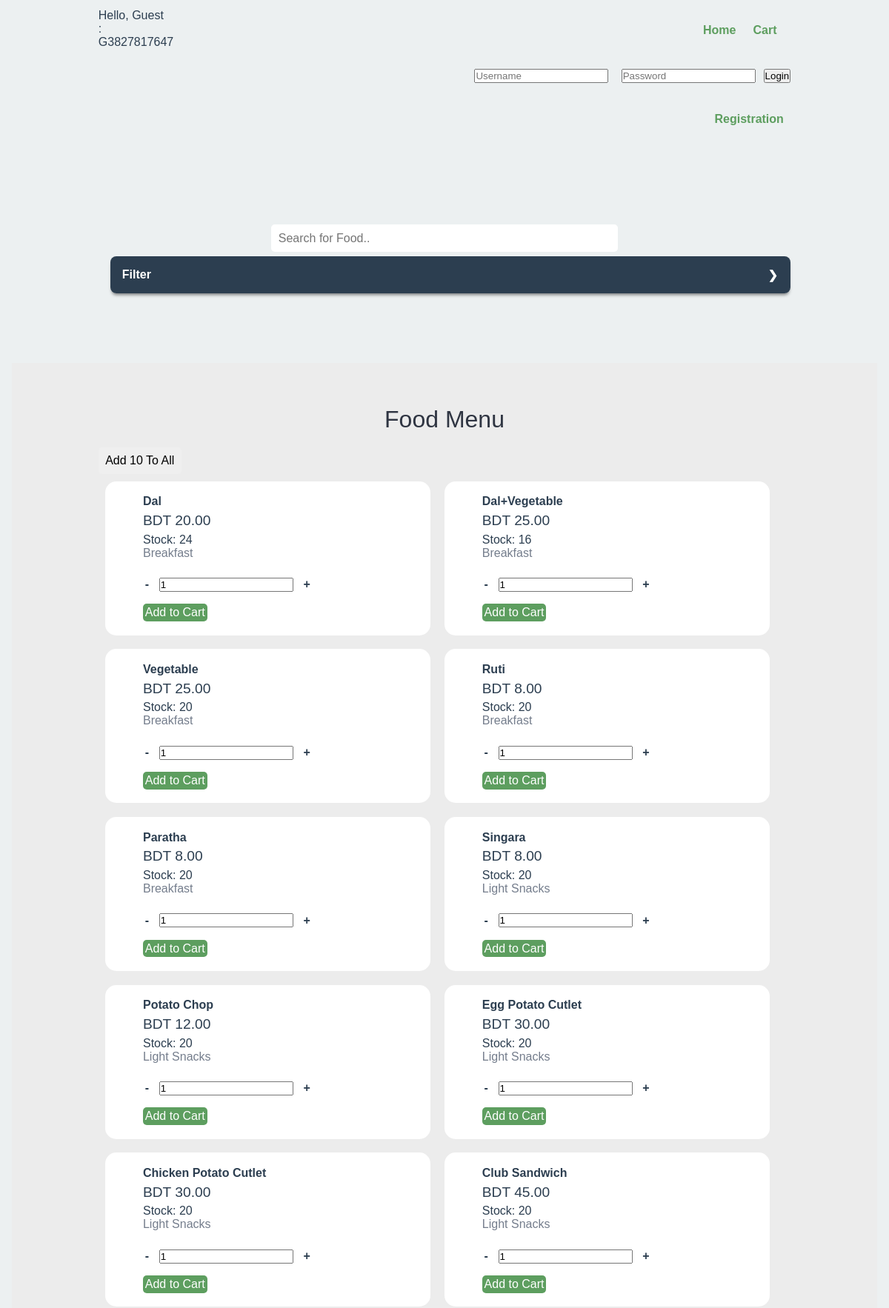
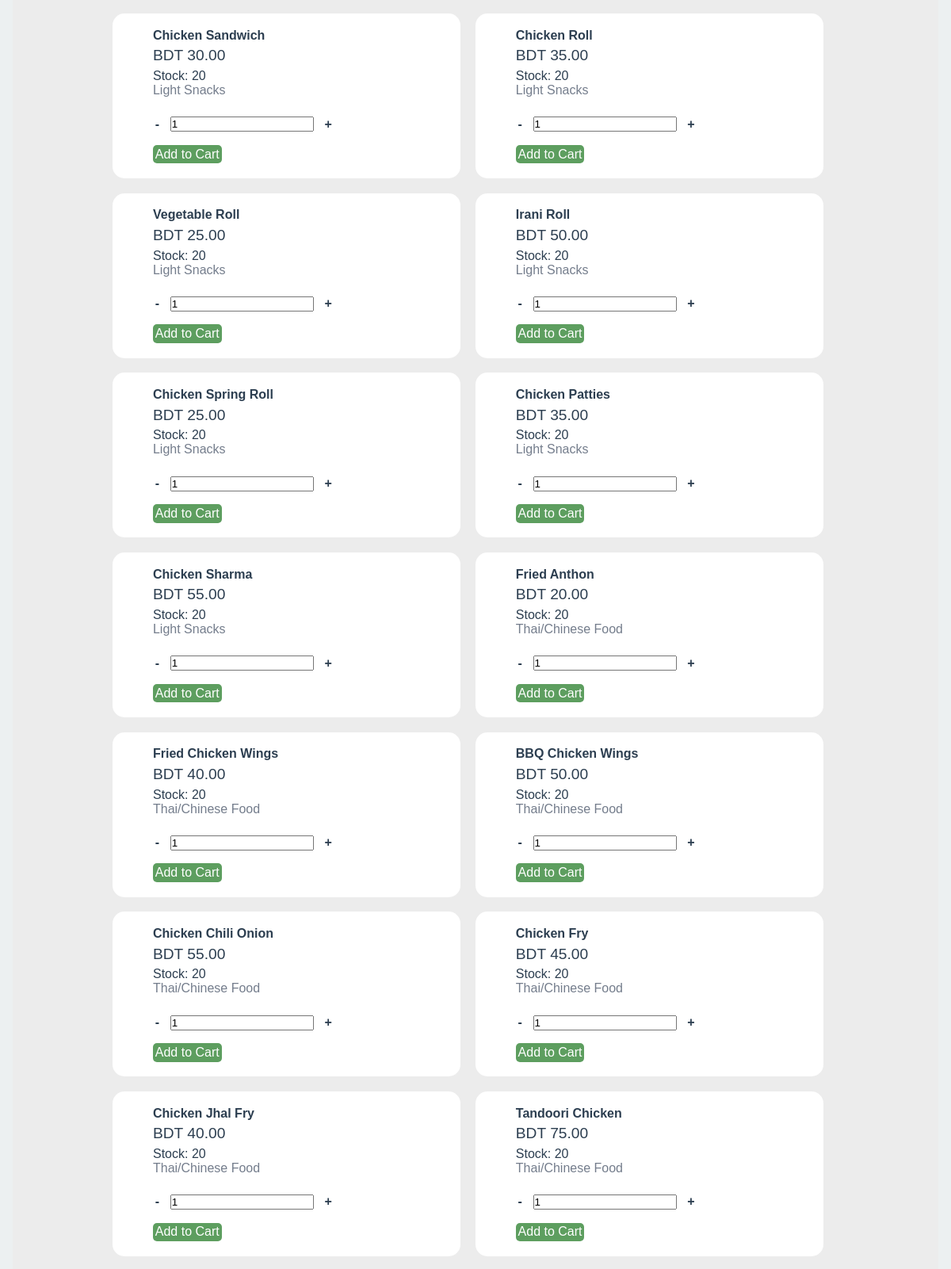
The page / (upper part) on the database its author committed (2 pictures, top to bottom).
### tables this page shows
CREATE TABLE `food_items` (
  `id` int(11) NOT NULL,
  `name` varchar(30) NOT NULL,
  `price` int(11) NOT NULL,
  `stock` int(11) DEFAULT NULL,
  `food_type_id` int(11) DEFAULT NULL
);

### config/constants.php (called while the page is built, shortened)
<?php
    $conn = mysqli_connect(LOCALHOST, DB_USERNAME, DB_PASSWORD) or die(mysqli_error());
    $food_type = retFoodTypes($conn);
function retFoodTypes($conn){
    $sql = "SELECT food_type from food_type";
    $res = mysqli_query($conn, $sql);
    $count = mysqli_num_rows($res);
    $arr = array();
    if($count>0)
    {
        while($row=mysqli_fetch_assoc($res))
        {
            array_push($arr,$row['food_type']);
        }
    }
    return $arr;
}
function masterFoodQuery($conn,$dietArr=array(),$budget=null,$search=null,$categoryFilter=null,$sort=null){
    $dietFlag = !empty($dietArr);
    $budgetFlag = !is_null($budget);
    $searchFlag =!is_null($search);
    $categoryFlag =!is_null($categoryFilter);
    $prevFlag = false;
    $retString = "SELECT * FROM food_items WHERE ";
    if($dietFlag||$budgetFlag||$searchFlag||$categoryFlag){
        if($dietFlag){
            $retString .= makeDietFilter($conn,$dietArr);
            $prevFlag = true;
        }
        if($prevFlag){
            $retString.=" and ";
            $prevFlag = false;
        }
        if($budgetFlag){
            $retString.=" food_items.price<=(";
            $retString.=budgetCalc($budget);
            $retString.=")";
            $prevFlag = true;
        }
        if($prevFlag){
            $retString.=" and ";
            $prevFlag = false;
        }
        if($searchFlag){
            $retString.="food_items.name like '%$search%'";
            $prevFlag = true;
        }
        if($prevFlag){
            $retString.=" and ";
            $prevFlag = false;
        }
        if($categoryFlag){
            $retString.="food_items.food_type_id=$categoryFilter";
        }
        if(andIsLast($retString)==0){
            $retString = preg_replace('/\W\w+\s*(\W*)$/', '$1', $retString);
        }
    }else{
        $retString.="1";
    }
    $retString .= sortQuery($sort);
    return $retString;
}
function sortQuery($sort){
    $str ="";
    switch($sort){
        default:
            $str = "";
    }
    return $str;
}
?>

### index.php (the view, shortened to what this page needs)
    <?php include('partials-front/menu.php');
    ?>
    <section class="food-search text-center">
        <div class="container">
                <input id=search type="search" name="search" placeholder="Search for Food.." onchange="renderFilter()">
                <br>
<div class="row">
  <div class="col">
    <div class="tabs">
      <div class="tab">
        <label class="tab-label" for="chck1">
          <?php
          if($_SESSION['type_id']!=5){
            echo "Preferences";
          }else{
            echo "Filter";
          }
          ?></label>
      </div>
    </div>
  </div>
        </div>
    </section>
    <section class="food-menu">
        <div class="container">
            <h2 class="text-center">Food Menu</h2>
            <button class='btn' onclick='addStock(10)'>Add 10 To All</button>
<div id=ajax-clear>
            <?php
                $sql = masterFoodQuery($conn);
                $res=mysqli_query($conn, $sql);
                $count = mysqli_num_rows($res);
                if($count>0)
                {
                    while($row=mysqli_fetch_assoc($res))
                    {
                        $id = $row['id'];
                        $name = $row['name'];
                        $category = $food_type[$row['food_type_id']-1];
                        $price = $row['price'];
                        $stock = $row['stock'];
                        ?>
                        <div class="food-menu-box">
                            <div class="food-menu-desc">
                                <h4><?php echo $name; ?></h4>
                                <p class="food-price">BDT <?php echo $price; ?>.00</p>
                                <?php if($_SESSION['type_id']!=4){?>
                                <p>Stock: <?php echo $stock;?></p>
                                  <?php }?>
                                <p class="food-detail">
                                    <?php echo $category; ?>
                                </p>
                                <br>
                                <div class="d-flex jusctify-content-center col-md-12">
                                    <div class="qty-div">
                                        <span class="btn btn-sm btn-secondary btn-minus"><b>-</b></span>
                                        <input type="number" name="qty" class="qty" value="1" min="1">
                                        <span class="btn btn-sm btn-secondary btn-plus"><b>+</b></span>
                                    </div>
                                    <button class="btn btn-primary btn-block btn-sm col-sm-4 add_to_cart" type="button" value=<?php echo $id?>>Add to Cart</button>
                                </div>
                            </div>
                        </div>
                        <?php
                    }
                }
                else
                {
                    echo "<div class='error'>Food not found.</div>";
                }
            ?>
            </div>
        </div>
    </section>
    <?php include('partials-front/footer.php'); ?>

### partials-front/menu.php (shortened to what this page needs)
<?php include('config/constants.php'); ?>
<!DOCTYPE html>
<html lang="en">
<head>
    <link rel="stylesheet" href="css/style.css">
<link rel="stylesheet" href="js/alertify/css/alertify.min.css"/>
<link rel="stylesheet" href="js/alertify/css/themes/default.min.css"/>
<link rel="stylesheet" href="js/alertify/css/themes/semantic.min.css"/>
<link rel="stylesheet" href="js/alertify/css/themes/bootstrap.min.css"/>
<link rel="stylesheet" href="https://use.fontawesome.com/releases/v5.2.0/css/all.css">
</head>
<body>
    <section class="navbar">
        <div class="container">
            <div class="logo">
                <?php
                if(isset($_SESSION['name'])){
                    $name = $_SESSION['name'];
                    $id = $_SESSION['id'];
                    echo "Hello, $name : $id";
                }
                ?>
            </div>
            <div class="menu text-right">
                <ul>
                    <li>
                        <a href="<?php echo SITEURL; ?>">Home </a>
                    </li>
                    <li>
                        <a href="<?php echo SITEURL; ?>cart.php">Cart </a>
                    </li>
                    <?php
                    if($_SESSION['type_id']==5){
                        ?>
                            <li>
                                <form action="functions/login.php" method="post">
                                    <input type="text" name="username" placeholder="Username">
                                    <input type="password" name="password" placeholder="Password">
                                    <button type='submit'>Login</button>
                                </form>
                            </li>
                            <li>
                                <a href="registration.php">Registration</a>
                            </li>
                                <?php
                    }else{
                        ?>
                    <li>
                        <a href="functions/logout.php">Logout</a>
                    </li>
                        <?php
                    }
                    ?>
                </ul>
            </div>
        </div>
    </section>

### partials-front/footer.php (shortened to what this page needs)
</body>
</html>

### css/style.css (style rules this page uses)
* { margin: 0 0; padding: 0 0; font-family: Arial, Helvetica, sans-serif; }
.container { width: 80%; margin: 0 auto; padding: 1%; }
.text-right { text-align: right; }
.text-center { text-align: center; }
a { color: #5d9e5f; text-decoration: none; }
.btn { padding: 1%; border: none; font-size: 1rem; border-radius: 5px; }
.btn-primary { background-color: #5d9e5f; color: white; cursor: pointer; }
h2 { color: #2f3542; font-size: 2rem; margin-bottom: 2%; }
.logo { width: 10%; float: left; }
.menu { line-height: 60px; }
.menu ul { list-style-type: none; }
.menu ul li { display: inline; padding: 1%; font-weight: bold; }
.food-search { background-size: cover; background-repeat: no-repeat; background-position: center; padding: 7% 0; }
.food-search input[type="search"] { width: 50%; padding: 1%; font-size: 1rem; border: none; border-radius: 5px; }
.food-menu { background-color: #ececec; padding: 4% 0; }
.food-menu-box { width: 43%; margin: 1%; padding: 2%; float: left; background-color: white; border-radius: 15px; }
.food-menu-desc { width: 70%; float: left; margin-left: 8%; }
.food-price { font-size: 1.2rem; margin: 2% 0; }
.food-detail { font-size: 1rem; color: #747d8c; }

### index.php (style rules this page uses)
.qty-div { margin: 0 0 10 0; }
input { margin: 0.4rem; }
body { color: #2c3e50; background: #ecf0f1; padding: 0 1em 1em; }
h2 { margin: 0 0 0.5em; font-weight: normal; }
.row { display: flex; }
.row .col { flex: 1; }
.row .col:last-child { margin-left: 1em; }
.tabs { border-radius: 8px; overflow: hidden; box-shadow: 0 4px 4px -2px rgba(0, 0, 0, 0.5); }
.tab { width: 100%; color: white; overflow: hidden; }
.tab-label { display: flex; justify-content: space-between; padding: 1em; background: #2c3e50; font-weight: bold; cursor: pointer; }
.tab-label::after { content: "❯"; width: 1em; height: 1em; text-align: center; transition: all 0.35s; }

### partials-front/menu.php (style rules this page uses)
input[type="number"] { -moz-appearance: textfield; appearance: textfield; }
.btn-minus,.btn-plus { cursor:pointer; -webkit-touch-callout: none; -webkit-user-select: none; -khtml-user-select: none; -moz-user-select: none; -ms-user-select: none; user-select: none; }

### rows shown on the page
food_items: name "Dal", price "20", stock "24", food_type "Breakfast"
food_items: name "Dal+Vegetable", price "25", stock "16", food_type "Breakfast", $id 2 (drawn)
food_items: name "Vegetable", price "25", stock "20", food_type "Breakfast", $id 3 (drawn)
food_items: name "Ruti", price "8", stock "20", food_type "Breakfast", $id 4 (drawn)
food_items: name "Paratha", price "8", stock "20", food_type "Breakfast", $id 5 (drawn)
food_items: name "Singara", price "8", stock "20", food_type "Light Snacks", $id 6 (drawn)
food_items: name "Potato Chop", price "12", stock "20", food_type "Light Snacks", $id 7 (drawn)
food_items: name "Egg Potato Cutlet", price "30", stock "20", food_type "Light Snacks", $id 8 (drawn)
food_items: name "Chicken Potato Cutlet", price "30", stock "20", food_type "Light Snacks", $id 9 (drawn)
food_items: name "Club Sandwich", price "45", stock "20", food_type "Light Snacks", $id 10 (drawn)
food_items: name "Chicken Sandwich", price "30", stock "20", food_type "Light Snacks", $id 11 (drawn)
food_items: name "Chicken Roll", price "35", stock "20", food_type "Light Snacks", $id 12 (drawn)
food_items: name "Vegetable Roll", price "25", stock "20", food_type "Light Snacks", $id 13 (drawn)
food_items: name "Irani Roll", price "50", stock "20", food_type "Light Snacks", $id 14 (drawn)
food_items: name "Chicken Spring Roll", price "25", stock "20", food_type "Light Snacks", $id 15 (drawn)
food_items: name "Chicken Patties", price "35", stock "20", food_type "Light Snacks", $id 16 (drawn)
food_items: name "Chicken Sharma", price "55", stock "20", food_type "Light Snacks", $id 17 (drawn)
food_items: name "Fried Anthon", price "20", stock "20", food_type "Thai/Chinese Food", $id 18 (drawn)
food_items: name "Fried Chicken Wings", price "40", stock "20", food_type "Thai/Chinese Food", $id 19 (drawn)
food_items: name "BBQ Chicken Wings", price "50", stock "20", food_type "Thai/Chinese Food"
food_items: name "Chicken Chili Onion", price "55", stock "20", food_type "Thai/Chinese Food", $id 21 (drawn)
food_items: name "Chicken Fry", price "45", stock "20", food_type "Thai/Chinese Food", $id 22 (drawn)
food_items: name "Chicken Jhal Fry", price "40", stock "20", food_type "Thai/Chinese Food", $id 23 (drawn)
food_items: name "Tandoori Chicken", price "75", stock "20", food_type "Thai/Chinese Food", $id 24 (drawn)

### other values the page prints
$name "Guest"
$id "G3827817647"
